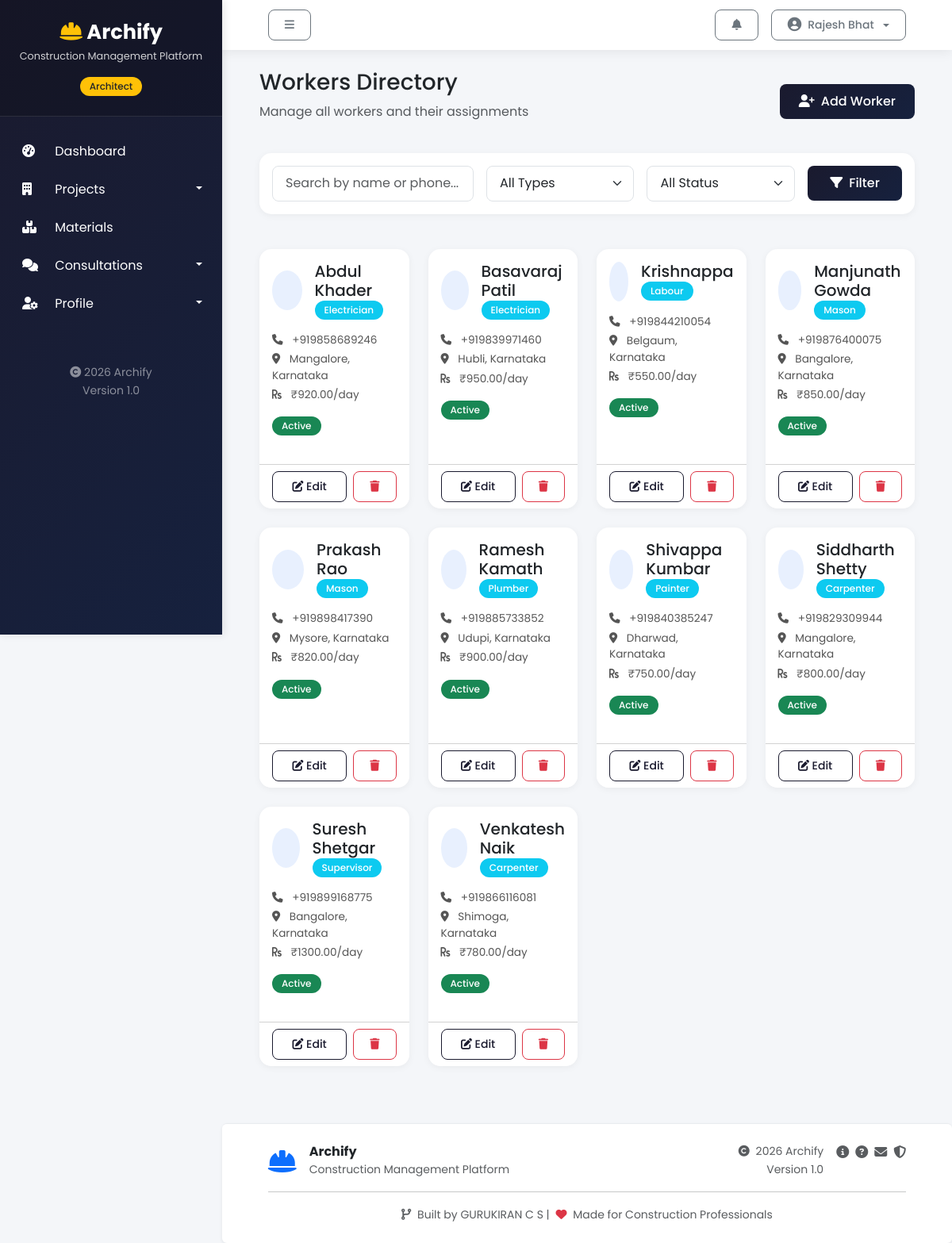
Page /workers/ (signed in) on the committed database.
### base/models.py (models this page shows, shortened)
class User(AbstractUser):
    class Role(models.TextChoices):
        CLIENT = "CLIENT", "Client"
        ARCHITECT = "ARCHITECT", "Architect"
        CIVIL_ENGINEER = "CIVIL_ENGINEER", "Civil Engineer"
        CONTRACTOR = "CONTRACTOR", "Contractor"
        WORKER = "WORKER", "Worker"
        ADMIN = "ADMIN", "Admin"
    email = models.EmailField(unique=True)
    role = models.CharField(max_length=30, choices=Role.choices, default=Role.CLIENT)
    phone_number = models.CharField(max_length=20, blank=True)
    profile_image = models.ImageField(upload_to="users/profile_images/", blank=True, null=True)
    is_verified = models.BooleanField(default=False)

class UUIDTimeStampedModel(models.Model):
    id = models.UUIDField(primary_key=True, default=uuid.uuid4, editable=False)
    created_at = models.DateTimeField(auto_now_add=True, db_index=True)
    updated_at = models.DateTimeField(auto_now=True)
    class Meta:
        abstract = True

class Worker(UUIDTimeStampedModel):
    class WorkerType(models.TextChoices):
        MASON = "MASON", "Mason"
        CARPENTER = "CARPENTER", "Carpenter"
        ELECTRICIAN = "ELECTRICIAN", "Electrician"
        PLUMBER = "PLUMBER", "Plumber"
        PAINTER = "PAINTER", "Painter"
        LABOUR = "LABOUR", "Labour"
        SUPERVISOR = "SUPERVISOR", "Supervisor"
        OTHER = "OTHER", "Other"
    user = models.OneToOneField(
        settings.AUTH_USER_MODEL,
        on_delete=models.SET_NULL,
        null=True,
        blank=True,
        related_name="worker_profile",
    )
    full_name = models.CharField(max_length=160)
    phone_number = models.CharField(max_length=20, blank=True)
    worker_type = models.CharField(max_length=30, choices=WorkerType.choices)
    daily_wage = models.DecimalField(max_digits=10, decimal_places=2, validators=[MinValueValidator(0)])
    address = models.TextField(blank=True)
    id_proof = models.FileField(upload_to="workers/id_proofs/", blank=True, null=True)
    is_active = models.BooleanField(default=True)

### base/views.py (the view)
# urls.py: path('workers/', views.WorkerListView.as_view(), name='worker_list'),
class WorkerListView(LoginRequiredMixin, ListView):
    model = Worker
    template_name = 'workers/worker_list.html'
    context_object_name = 'workers'
    paginate_by = 15
    def get_queryset(self):
        queryset = Worker.objects.all()
        search = self.request.GET.get('search', '')
        if search:
            queryset = queryset.filter(Q(full_name__icontains=search) | Q(phone_number__icontains=search))
        worker_type = self.request.GET.get('worker_type', '')
        if worker_type:
            queryset = queryset.filter(worker_type=worker_type)
        is_active = self.request.GET.get('is_active', '')
        if is_active == 'true':
            queryset = queryset.filter(is_active=True)
        elif is_active == 'false':
            queryset = queryset.filter(is_active=False)
        return queryset.order_by('full_name')
    def get_context_data(self, **kwargs):
        context = super().get_context_data(**kwargs)
        context['worker_types'] = Worker.WorkerType.choices
        context['current_type'] = self.request.GET.get('worker_type', '')
        context['search_query'] = self.request.GET.get('search', '')
        return context

### base/templates/workers/worker_list.html (shortened to what this page needs)
{% extends 'base/main.html' %}
{% block content %}
<div class="row mb-4">
    <div class="col-12">
        <div class="d-flex justify-content-between align-items-center">
            <div>
                <h1 class="h3 mb-2">Workers Directory</h1>
                <p class="text-muted">Manage all workers and their assignments</p>
            </div>
            <a href="{% url 'worker_create' %}" class="btn btn-primary">
                <i class="fas fa-user-plus me-2"></i>Add Worker
            </a>
        </div>
    </div>
</div>
<div class="row mb-4">
    <div class="col-12">
        <div class="card">
            <div class="card-body">
                <form method="get" class="row g-3">
                    <div class="col-md-4">
                        <input type="text" name="search" class="form-control" placeholder="Search by name or phone..." value="{{ search_query }}">
                    </div>
                    <div class="col-md-3">
                        <select name="worker_type" class="form-select">
                            <option value="">All Types</option>
                        </select>
                    </div>
                    <div class="col-md-3">
                        <select name="is_active" class="form-select">
                            <option value="">All Status</option>
                        </select>
                    </div>
                    <div class="col-md-2">
                        <button type="submit" class="btn btn-primary w-100">
                            <i class="fas fa-filter me-2"></i>Filter
                        </button>
                    </div>
                </form>
            </div>
        </div>
    </div>
</div>
<div class="row">
    {% for worker in workers %}
    <div class="col-md-4 col-lg-3 mb-4">
        <div class="card h-100">
            <div class="card-body">
                <div class="d-flex align-items-center mb-3">
                    <div class="worker-avatar me-3">
                    </div>
                    <div>
                        <h5 class="mb-0">{{ worker.full_name }}</h5>
                        <span class="badge bg-info">{{ worker.get_worker_type_display }}</span>
                    </div>
                </div>
                <div class="worker-info">
                    <p class="mb-1"><i class="fas fa-phone me-2"></i> {{ worker.phone_number|default:"Not provided" }}</p>
                    <p class="mb-1"><i class="fas fa-map-marker-alt me-2"></i> {{ worker.address|default:"Address not set" }}</p>
                    <p class="mb-0"><i class="fas fa-rupee-sign me-2"></i> ₹{{ worker.daily_wage|floatformat:2 }}/day</p>
                </div>
                <div class="mt-3">
                    {% if worker.is_active %}
                    <span class="badge bg-success">Active</span>
                    {% else %}
                    <span class="badge bg-secondary">Inactive</span>
                    {% endif %}
                </div>
            </div>
            <div class="card-footer bg-white">
                <div class="d-flex gap-2">
                    <a href="{% url 'worker_update' worker.id %}" class="btn btn-sm btn-outline-primary flex-grow-1">
                        <i class="fas fa-edit"></i> Edit
                    </a>
                    <a href="{% url 'worker_delete' worker.id %}" class="btn btn-sm btn-outline-danger"
                       onclick="return confirm('Are you sure you want to delete this worker?')">
                        <i class="fas fa-trash"></i>
                    </a>
                </div>
            </div>
        </div>
    </div>
    {% endfor %}
</div>
{% endblock %}

### base/templates/base/main.html (shortened to what this page needs)
{% load static %}
<!DOCTYPE html>
<html lang="en">
<head>
    <link href="https://cdn.jsdelivr.net/npm/bootstrap@5.3.0/dist/css/bootstrap.min.css" rel="stylesheet">
    <link rel="stylesheet" href="https://cdnjs.cloudflare.com/ajax/libs/font-awesome/6.4.0/css/all.min.css">
    <link rel="stylesheet" href="{% static 'css/style.css' %}">
    <link rel="stylesheet" href="{% static 'css/responsive.css' %}">
</head>
<body>
    <div class="wrapper">
        {% include 'base/nav.html' %}
        <div id="content">
            <nav class="navbar navbar-custom">
                <div class="container-fluid">
                    <button type="button" id="sidebarCollapse" class="btn btn-sm btn-outline-secondary">
                        <i class="fas fa-bars"></i>
                    </button>
                    <div class="ms-auto d-flex align-items-center">
                        <div class="dropdown me-3">
                            <button class="btn btn-sm btn-outline-secondary position-relative" type="button"
                                data-bs-toggle="dropdown" id="notificationBell">
                                <i class="fas fa-bell"></i>
                            </button>
                        </div>
                        <div class="dropdown">
                            <button
                                class="btn btn-sm btn-outline-secondary dropdown-toggle d-flex align-items-center gap-2"
                                type="button" data-bs-toggle="dropdown">
                                <span>{{ user.get_full_name|default:user.username }}</span>
                            </button>
                        </div>
                    </div>
                </div>
            </nav>
            <div class="container-fluid p-4">
                {% block content %}
                {% endblock %}
            </div>
            {% include 'base/footer.html' %}
        </div>
    </div>
</body>
</html>

### base/templates/base/nav.html (shortened to what this page needs)
{% load static %}
<nav id="sidebar">
    <div class="sidebar-header">
        <h3><i class="fas fa-hard-hat"></i> Archify</h3>
        <p>Construction Management Platform</p>
        {% if user.is_authenticated %}
        <div class="mt-2">
            <span class="badge bg-warning text-dark">{{ user.get_role_display|default:user.role }}</span>
        </div>
        {% endif %}
    </div>
    <ul class="list-unstyled components">
        {% if user.is_authenticated %}
        <li
            class="{% if request.resolver_match.url_name == 'dashboard' or request.resolver_match.url_name == 'home' %}active{% endif %}">
            <a href="{% url 'dashboard' %}">
                <i class="fas fa-tachometer-alt"></i> Dashboard
            </a>
        </li>
        <li>
            <a href="#projectsSubmenu" data-bs-toggle="collapse" aria-expanded="false" class="dropdown-toggle">
                <i class="fas fa-building"></i> Projects
            </a>
        </li>
        <li>
            <a href="{% url 'material_list' %}">
                <i class="fas fa-boxes"></i> Materials
            </a>
        </li>
        {% if user.role in 'CLIENT,ARCHITECT,CIVIL_ENGINEER' %}
        <li>
            <a href="#consultationsSubmenu" data-bs-toggle="collapse" aria-expanded="false" class="dropdown-toggle">
                <i class="fas fa-comments"></i> Consultations
            </a>
        </li>
        {% endif %}
        <li>
            <a href="#profileSubmenu" data-bs-toggle="collapse" aria-expanded="false" class="dropdown-toggle">
                <i class="fas fa-user-cog"></i> Profile
            </a>
        </li>
        {% endif %}
    </ul>
    <div class="sidebar-footer p-3">
        <div class="text-center">
            <small class="text-white-50 d-block">
                <i class="fas fa-copyright"></i> 2026 Archify
            </small>
            <small class="text-white-50">Version 1.0</small>
        </div>
    </div>
</nav>

### base/templates/base/footer.html (shortened to what this page needs)
<footer class="bg-white mt-4 py-4 px-4 rounded shadow-sm">
    <div class="container-fluid">
        <div class="row align-items-center">
            <div class="col-md-6 mb-3 mb-md-0">
                <div class="d-flex align-items-center gap-3">
                    <i class="fas fa-hard-hat fa-2x text-primary"></i>
                    <div>
                        <h6 class="mb-0 fw-bold">Archify</h6>
                        <small class="text-muted">Construction Management Platform</small>
                    </div>
                </div>
            </div>
            <div class="col-md-6 text-md-end">
                <div class="d-flex flex-column flex-md-row justify-content-md-end gap-3">
                    <div>
                        <small class="text-muted d-block">
                            <i class="fas fa-copyright me-1"></i> 2026 Archify
                        </small>
                        <small class="text-muted">Version 1.0</small>
                    </div>
                    <div class="d-flex gap-2">
                        <a href="#" class="text-muted" data-bs-toggle="tooltip" title="About">
                            <i class="fas fa-info-circle"></i>
                        </a>
                        <a href="#" class="text-muted" data-bs-toggle="tooltip" title="Help">
                            <i class="fas fa-question-circle"></i>
                        </a>
                        <a href="#" class="text-muted" data-bs-toggle="tooltip" title="Contact">
                            <i class="fas fa-envelope"></i>
                        </a>
                        <a href="#" class="text-muted" data-bs-toggle="tooltip" title="Privacy Policy">
                            <i class="fas fa-shield-alt"></i>
                        </a>
                    </div>
                </div>
            </div>
        </div>
        <hr class="my-3">
        <div class="row">
            <div class="col-12 text-center">
                <small class="text-muted">
                    <i class="fas fa-code-branch me-1"></i> Built by GURUKIRAN C S |
                    <i class="fas fa-heart text-danger mx-1"></i> Made for Construction Professionals
                </small>
            </div>
        </div>
    </div>
</footer>

### rows in the picture
User: role "Architect", get_full_name "Rajesh Bhat"
Worker: full_name "Abdul Khader", worker_type "Electrician", phone_number "+919858689246", address "Mangalore, Karnataka", daily_wage "920.00", is_active "Active"
Worker: full_name "Basavaraj Patil", worker_type "Electrician", phone_number "+919839971460", address "Hubli, Karnataka", daily_wage "950.00", is_active "Active"
Worker: full_name "Krishnappa", worker_type "Labour", phone_number "+919844210054", address "Belgaum, Karnataka", daily_wage "550.00", is_active "Active"
Worker: full_name "Manjunath Gowda", worker_type "Mason", phone_number "+919876400075", address "Bangalore, Karnataka", daily_wage "850.00", is_active "Active"
Worker: full_name "Prakash Rao", worker_type "Mason", phone_number "+919898417390", address "Mysore, Karnataka", daily_wage "820.00", is_active "Active"
Worker: full_name "Ramesh Kamath", worker_type "Plumber", phone_number "+919885733852", address "Udupi, Karnataka", daily_wage "900.00", is_active "Active"
Worker: full_name "Shivappa Kumbar", worker_type "Painter", phone_number "+919840385247", address "Dharwad, Karnataka", daily_wage "750.00", is_active "Active"
Worker: full_name "Siddharth Shetty", worker_type "Carpenter", phone_number "+919829309944", address "Mangalore, Karnataka", daily_wage "800.00", is_active "Active"
Worker: full_name "Suresh Shetgar", worker_type "Supervisor", phone_number "+919899168775", address "Bangalore, Karnataka", daily_wage "1300.00", is_active "Active"
Worker: full_name "Venkatesh Naik", worker_type "Carpenter", phone_number "+919866116081", address "Shimoga, Karnataka", daily_wage "780.00", is_active "Active"
